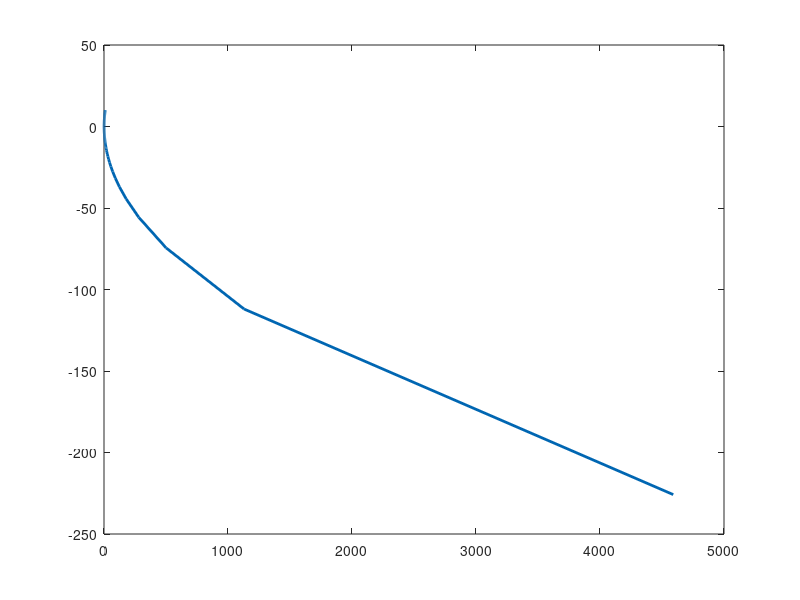

This chart was generated by the following MATLAB code: (Note: this script raises an error after producing the figure.)
init_cond = [10 10];
b = 5;
a = 2*b/(init_cond(:,2))-0.1;
ode_RHS = @(t,y) [-a*y(1)*y(2); -b*y(1)];
T = 10;
N = 1000;
t = 0:T/N:T;
figure(1);
for i = 1:length(init_cond(:,1))
[tsoln,ysoln] = ode45(ode_RHS,t,init_cond(i,:));
plot(ysoln(:,1),ysoln(:,2),'LineWidth',2,'Color',[0 0.4 0.7]);
hold on;
end
[P,Q] = meshgrid(-2:0.5:10,-2:0.5:10);

U = - a.*P.*Q;
V = -d.*P;

U1 = U./sqrt(U.^2 + V.^2);
V1 = V./sqrt(U.^2 + V.^2);

quiver(P,Q,U1,V1,'Color',[0.7 0 0.4]);

scatter(0,0,100,'or','filled');

set(gca,'FontSize',20);
plot([-5; 20],[0; 0],'k','LineWidth',1);
plot([0; 0],[-5; 20],'k','LineWidth',1);
xlabel('Guerrilla');
ylabel('Conventional');

xlim([-2 10]);
ylim([-2 10]);
print('Final_Project_Graph_15','-dpng');
